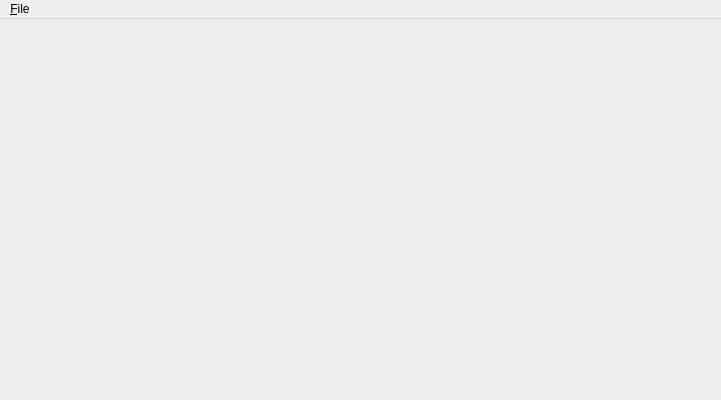
<?xml version="1.0" encoding="UTF-8"?>
<ui version="4.0">
 <class>MainWindow</class>
 <widget class="QMainWindow" name="MainWindow">
  <property name="geometry">
   <rect>
    <x>0</x>
    <y>0</y>
    <width>721</width>
    <height>400</height>
   </rect>
  </property>
  <property name="windowTitle">
   <string>Plot Drawer</string>
  </property>
  <widget class="PlotDrawer" name="centralWidget"/>
  <widget class="QMenuBar" name="menuBar">
   <property name="geometry">
    <rect>
     <x>0</x>
     <y>0</y>
     <width>721</width>
     <height>24</height>
    </rect>
   </property>
   <widget class="QMenu" name="menuFile">
    <property name="title">
     <string>&amp;File</string>
    </property>
    <addaction name="actionOpen"/>
    <addaction name="actionFile_info"/>
    <addaction name="separator"/>
    <addaction name="actionExit"/>
   </widget>
   <addaction name="menuFile"/>
  </widget>
  <action name="actionOpen">
   <property name="text">
    <string>&amp;Open</string>
   </property>
  </action>
  <action name="actionExit">
   <property name="text">
    <string>&amp;Exit</string>
   </property>
  </action>
  <action name="actionFile_info">
   <property name="enabled">
    <bool>false</bool>
   </property>
   <property name="text">
    <string>File info</string>
   </property>
  </action>
 </widget>
 <layoutdefault spacing="6" margin="11"/>
 <customwidgets>
  <customwidget>
   <class>PlotDrawer</class>
   <extends>QWidget</extends>
   <header location="global">plotdrawer.h</header>
   <container>1</container>
  </customwidget>
 </customwidgets>
 <resources/>
 <connections/>
</ui>
